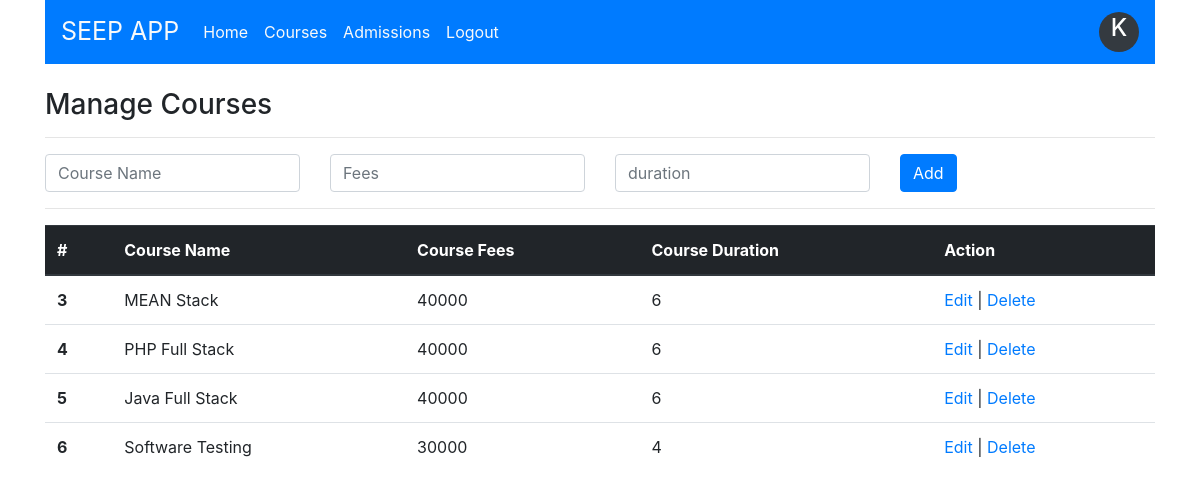
The page /courses.php (signed in) on the database its author committed.
### tables this page shows
CREATE TABLE `course` (
  `course_id` int(11) NOT NULL,
  `course_name` varchar(50) NOT NULL,
  `course_fees` double NOT NULL,
  `course_duration` int(11) NOT NULL
);

### courses.php (the view, shortened to what this page needs)
<!DOCTYPE html>
<html>
<head>
    <link rel="stylesheet" href="css/style.css">
    <link rel="stylesheet" href="https://maxcdn.bootstrapcdn.com/bootstrap/4.0.0/css/bootstrap.min.css">
</head>
<body>
<?php
    include("include/dbconnection.php");
    $courseName="";
    $courseFees="";
    $courseDuration="";
?>
	<div class="container">
        <?php include("include/header.php");
        ?>
        <br>
        <section>
            <div class="row">
                <div class="col">
                    <h3>Manage Courses</h3>
                    <hr>
                    <form action="" method="post">
                        <div class="row">
                            <div class="col">
                            <input type="text" name="courseName" class="form-control" placeholder="Course Name" value="<?=$courseName?>" required>
                            </div>
                            <div class="col">
                                <input type="text" name="courseFees" class="form-control" placeholder="Fees" value="<?=$courseFees?>" required>
                            </div>
                            <div class="col">
                                <input type="text" name="courseDuration" class="form-control" placeholder="duration" value="<?=$courseDuration?>" required>
                            </div>
                            <div class="col">
                                <?php if(isset($_REQUEST['edit'])){ ?>
                                        <input type="submit" name="btnUpdateCourse" class="btn btn-dark" placeholder="duration" value="Update" required>
                                        <a href="courses.php" class="btn btn-primary"> CANCEL </a>
                                <?php } else{?>
                                    <input type="submit" name="btnAddCourse" class="btn btn-primary" placeholder="duration" value="Add" required>
                                <?php } ?>
                            </div>
                        </div>
                    </form>
                    <hr>
                    <table class="table">
                        <thead class="thead-dark">
                            <tr>
                            <th scope="col">#</th>
                            <th scope="col">Course Name</th>
                            <th scope="col">Course Fees</th>
                            <th scope="col">Course Duration</th>
                            <th scope="col">Action</th>
                            </tr>
                        </thead>
                        <tbody>
                            <?php
                                $qry="SELECT * FROM course";
                                $courseList = mysqli_query($con,$qry);
                                while($course=mysqli_fetch_assoc($courseList)){
                                ?>
                                <tr>
                                    <th><?=$course["course_id"]?></th>
                                    <td><?=$course['course_name']?></td>
                                    <td><?=$course['course_fees']?></td>
                                    <td><?=$course['course_duration']?></td>
                                    <td><a href="courses.php?edit=<?=$course["course_id"]?>">Edit</a> |
                                    <a href="courses.php?delete=<?=$course["course_id"]?>">Delete</a></td>
                                </tr>
                            <?php } ?>
                        </tbody>
                    </table>
                </div>
            </div>
        </section>
    </div>
</body>
</html>

### rows shown on the page
course: course_id "3", course_name "MEAN Stack", course_fees "40000", course_duration "6"
course: course_id "4", course_name "PHP Full Stack", course_fees "40000", course_duration "6"
course: course_id "5", course_name "Java Full Stack", course_fees "40000", course_duration "6"
course: course_id "6", course_name "Software Testing", course_fees "30000", course_duration "4"

### other values the page prints
$username1 "K"
